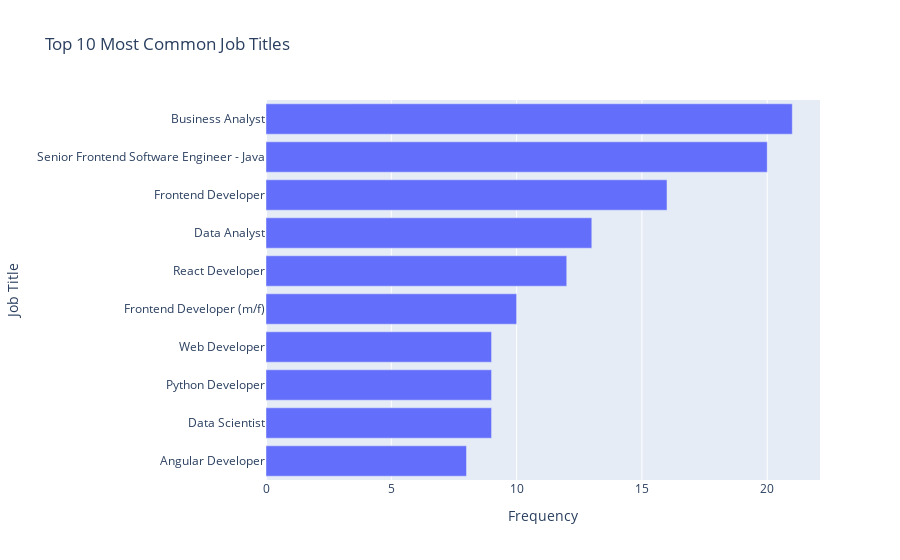

Notebook code for this chart:
### Markdown cell above
## Analyse top job titles

### Code cell
import plotly.express as px
import plotly.offline as pyo

# Create a DataFrame for the most common job titles and their frequencies
job_title_counts = df['title'].value_counts()
top_job_titles_df = pd.DataFrame(
    {'Job Title': job_title_counts.index, 'Frequency': job_title_counts.values})

# Sort the DataFrame in descending order by frequency
top_job_titles_df = top_job_titles_df.sort_values(
    by='Frequency', ascending=False)

# Select the top 10 most common job titles
top_job_titles_df = top_job_titles_df.head(10)

# Sort the DataFrame again to place the most popular job titles on top
top_job_titles_df = top_job_titles_df.sort_values(
    by='Frequency', ascending=True)

# Truncate the job titles
max_title_length = 40
top_job_titles_df['Truncated Job Title'] = top_job_titles_df['Job Title'].apply(
    lambda x: x[:max_title_length] if len(x) > max_title_length else x)

# Create the interactive horizontal bar chart
fig = px.bar(top_job_titles_df, x='Frequency', y='Truncated Job Title', orientation='h',
             labels={'Frequency': 'Frequency',
                     'Truncated Job Title': 'Job Title'},
             title='Top 10 Most Common Job Titles',
             color_discrete_sequence=px.colors.qualitative.Plotly)

pyo.plot(fig, filename='top_job_titles.html')
fig.show()

### Figure 1 — Plotly figure (JSON) as saved in the notebook; plotly's stock layout.template omitted (floating-point values rounded to 4 significant figures)
{"data": [{"alignmentgroup": "True", "hovertemplate": "Frequency=%{x}<br>Job Title=%{y}<extra></extra>", "legendgroup": "", "marker": {"color": "#636EFA", "pattern": {"shape": ""}}, "name": "", "offsetgroup": "", "orientation": "h", "showlegend": false, "textposition": "auto", "type": "bar", "x": [8, 9, 9, 9, 10, 12, 13, 16, 20, 21], "xaxis": "x", "y": ["Angular Developer", "Data Scientist", "Python Developer", "Web Developer", "Frontend Developer (m/f)", "React Developer", "Data Analyst", "Frontend Developer", "Senior Frontend Software Engineer - Java", "Business Analyst"], "yaxis": "y"}], "layout": {"barmode": "relative", "legend": {"tracegroupgap": 0}, "title": {"text": "Top 10 Most Common Job Titles"}, "xaxis": {"anchor": "y", "domain": [0, 1], "title": {"text": "Frequency"}}, "yaxis": {"anchor": "x", "domain": [0, 1], "title": {"text": "Job Title"}}}}
